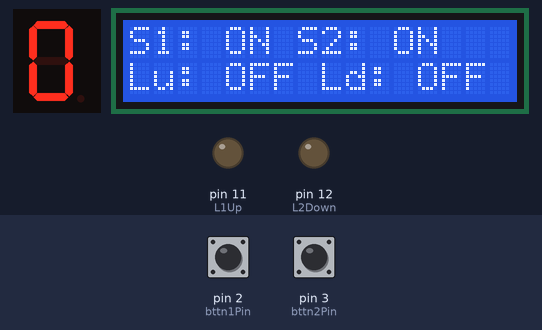
The sketch below on a simulated Arduino Uno, built with avr-gcc and run on an emulated ATmega328P. On the bench: 1-digit seven-segment display, 16×2 character LCD, output pins drawn as LEDs (lit = HIGH). Wiring (inferred from the names in the program): 1-digit 7-segment display, segments lit when LOW: segments pin 4, pin 5, pin 6, pin 7, pin 8, pin 9, pin 10. Inputs (shaded band) come from the test bench; at power-on: pin 2 (bttn1Pin) HIGH, pin 3 (bttn2Pin) HIGH. The segment pins are drawn as the display they are named for; pins used as bus, display or sensor lines are not drawn.

Above: at 1.2 s.
1.3 s: pin 2 (bttn1Pin) pulled LOW for 0.15 s
At 3.0 s:
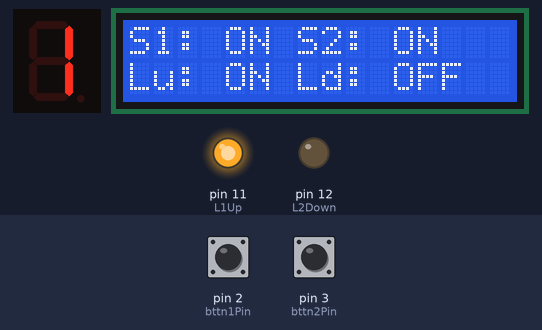
3.5 s: pin 3 (bttn2Pin) pulled LOW for 0.15 s
At 5.3 s:
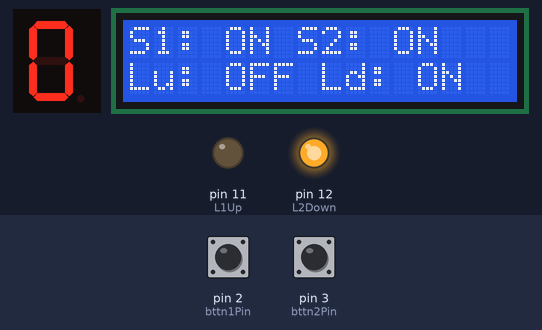
5.6 s: pin 2 (bttn1Pin) pulled LOW for 1 s
At 6.4 s:
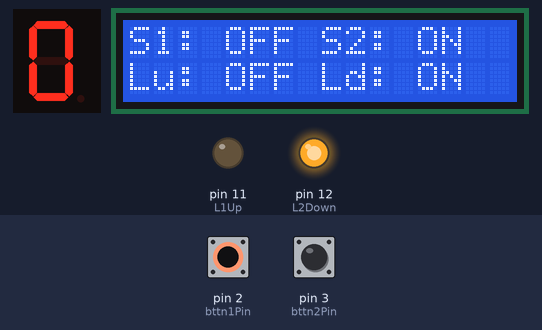
8.7 s: pin 3 (bttn2Pin) pulled LOW for 1 s
At 9.2 s:
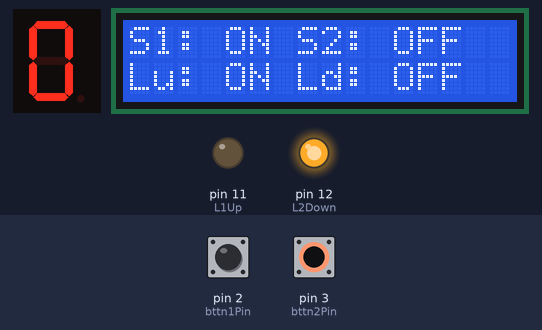
11.2 s: pin 2 (bttn1Pin) pulled LOW for 3.2 s
At 14.9 s:
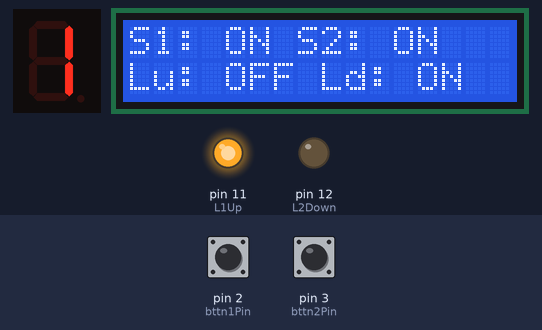
16.5 s: pin 2 (bttn1Pin) pulled LOW for 0.15 s
At 17.1 s:
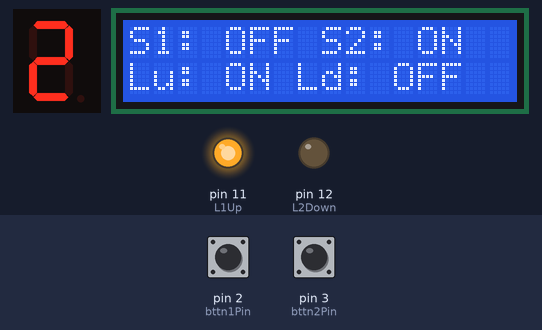
Timing chart, 0 to 19.5 s (numbered marks = the images above; inputs shaded):
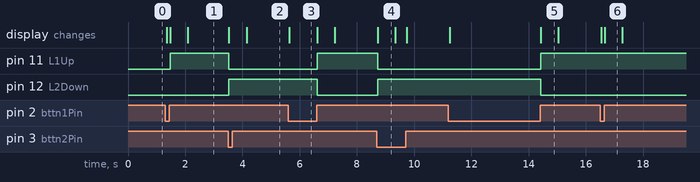

The sketch:

dual-interrupt-counter-code.ino
```cpp
// Library for LCD I2C
#include <LiquidCrystal_I2C.h>

// Define pins
#define bttn1Pin 2 // Set bttn1Pin to Pin 2.
#define bttn2Pin 3 // Set bttn2Pin to pin 3.
const int L1Up = 11; // Set L1Up to Pin 11.
const int L2Down = 12; // Set L2Down to Pin 12.
int segments[] = {4, 5, 6, 7, 8, 9, 10}; // Set segments A-G to Pins 4-10.

// Initialize LCD
LiquidCrystal_I2C lcd(0x27, 16, 2);

// Define volatiles to tell the compiler that the value can change at anytime quickly.
volatile bool bttn1UpFlag = false;    // Flag for bttn1Pin press.
volatile bool bttn2DownFlag = false;  // Flag for bttn2Pin press.

volatile int count = 0;  // Initial value for count.

// Logic for common Anode 7seg.
byte digitPattern[10][7] = {
  {0, 0, 0, 0, 0, 0, 1}, // 0
  {1, 0, 0, 1, 1, 1, 1}, // 1
  {0, 0, 1, 0, 0, 1, 0}, // 2
  {0, 0, 0, 0, 1, 1, 0}, // 3
  {1, 0, 0, 1, 1, 0, 0}, // 4
  {0, 1, 0, 0, 1, 0, 0}, // 5
  {0, 1, 0, 0, 0, 0, 0}, // 6
  {0, 0, 0, 1, 1, 1, 1}, // 7
  {0, 0, 0, 0, 0, 0, 0}, // 8
  {0, 0, 0, 0, 1, 0, 0}  // 9
};

void setup() {
  // Initialize LCD
  lcd.init();
  lcd.backlight(); // Turn on the backlight

  // Set bttn1Pin and bttn2Pin as inputs and L1Up and L2DOwn as outputs.
  pinMode(bttn1Pin, INPUT_PULLUP);
  pinMode(bttn2Pin, INPUT_PULLUP);
  pinMode(L1Up, OUTPUT);
  pinMode(L2Down, OUTPUT);


  // Set segments A-G as outputs
  for (int i = 0; i < 7; i++) {
    pinMode(segments[i], OUTPUT);
  }


  // Set all LEDs to OFF state
  digitalWrite(L1Up, LOW);
  digitalWrite(L2Down, LOW);


  // Display initial value "0" on the 7-segment display
  display(count);


  // attachInterrupt for bttn1Pin.
  attachInterrupt(digitalPinToInterrupt(bttn1Pin), countUp, RISING); /* Interrupting using Pin2. Third argument could be RISING, FALLING, CHANGE, and LOW.
                                                                        RISING just fits well that's why it is used. */


  // Setup Timer0 for SW2 detection (Decrease count)
  noInterrupts();          // Disable all interrupts
  TCCR0A = 0;
  TCCR0B = 0;
  TCNT0 = 0;
  OCR0A = 124;             // To set the compare match value for Timer0 in CTC mode.
  TCCR0A |= (1 << WGM01);  // To enable CTC mode (Clear Timer on Compare Match).
  TCCR0B |= (1 << CS02);   // Set prescaler to 256.
  TIMSK0 |= (1 << OCIE0A); // Enable Timer0 compare match interrupt.

  interrupts();            // Enable all interrupts again
}


void loop() {

  updateDisplay(); // Calles function for displaying states on LCD.
  // Check if bttn1Pin was pressed.
  if (bttn1UpFlag) {
    bttn1UpFlag = false;  // Reset flag after detecting press
    digitalWrite(L1Up, HIGH); // To Turn L1Up ON.
    digitalWrite(L2Down, LOW); // To turn L2Down OFF.
    count = (count + 1) % 10; // Increase count from 0-9 and back to 0 when count>9.
    display(count); // Update 7-segment display
    delay(300);
  }


  // Check if bttn2Pin was pressed.
  if (bttn2DownFlag) {
    bttn2DownFlag = false;  // For reseting the flag after press detection.
    digitalWrite(L1Up, LOW);  // To Turn L1Up OFF.
    digitalWrite(L2Down, HIGH); // To turn L2Down ON.
    count = (count == 0) ? 0 : (count - 1); // Decrease count if count>0 and keeps it at 0 when count==0.
    display(count); // Update 7-segment display.
    delay(300);
  }
}


// Function to call on attachInterrupt.
void countUp() {
  bttn1UpFlag = true; // To set flag bttn1UpFlag as true.
}


// Timer0 for btt2Down (compare).
ISR(TIMER0_COMPA_vect) {
  static bool lastButtonState = HIGH; // Initially set to not pressed.
  bool currentButtonState = digitalRead(bttn2Pin); // Reads the current state of bttn2Pin.


  // To detect button press.
  if (lastButtonState == HIGH && currentButtonState == LOW) {
    bttn2DownFlag = true;  // Register button press as true.
  }


  lastButtonState = currentButtonState;  // To update the last button state as current.
}


// Function to call for displaying number on 7seg display.
void display(int digit) {
  for (int i = 0; i < 7; i++) {
    digitalWrite(segments[i], digitPattern[digit][i]); // To check values inside arrays segments and digitPattern.
  }
}

void updateDisplay(){

  // To display status of the switches and LEDs
  lcd.setCursor(0, 0); // Set cursor to the first column, first row
  lcd.print("S1: ");
  if(digitalRead(bttn1Pin) == HIGH){
    lcd.print("ON ");
  }else{
    lcd.print("OFF ");
  }
  lcd.print("S2: ");
  if(digitalRead(bttn2Pin) == HIGH){
    lcd.print("ON ");
  }else{
    lcd.print("OFF ");
  }

  lcd.setCursor(0, 1); // Set cursor to the first column, second row
  lcd.print("Lu: ");
  if(digitalRead(L1Up) == HIGH){
    lcd.print("ON ");
  }else{
    lcd.print("OFF ");
  }
  lcd.print("Ld: ");
  if(digitalRead(L2Down) == HIGH){
    lcd.print("ON ");
  }else{
    lcd.print("OFF ");
  }
}
```

Measured:
- after the input at 1.3 s, pin 11 (L1Up): LOW → HIGH after 0.17 s; the display: first changes after 0.05 s (image 1 shows a later state)
- after the input at 3.5 s, pin 11 (L1Up): HIGH → LOW at once; pin 12 (L2Down): LOW → HIGH at once; the display: first changes at once (image 2 shows a later state)
- after the input at 5.6 s, pin 11 (L1Up): LOW → HIGH after 1.0 s; pin 12 (L2Down): HIGH → LOW after 1.0 s; the display: changes at once (image 3)
- after the input at 8.7 s, pin 11 (L1Up): HIGH → LOW at once; pin 12 (L2Down): LOW → HIGH at once; the display: changes at once (image 4)
- after the input at 11.2 s, pin 11 (L1Up): LOW → HIGH after 3.2 s; pin 12 (L2Down): HIGH → LOW after 3.2 s; the display: first changes at once (image 5 shows a later state)
- after the input at 16.5 s, the display: first changes at once (image 6 shows a later state)
- what the display in image 4 shows lasts 0.6 s, from 8.7 s to 9.3 s
